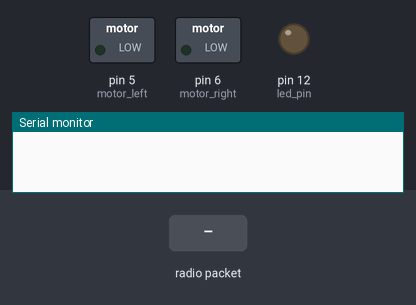
Bench run of a sketch on a simulated Arduino Uno, built with avr-gcc and run on an emulated ATmega328P. Parts: switched loads named in the sketch (green lamp = pin HIGH), output pins drawn as LEDs (lit = HIGH), the last lines printed to the serial monitor. The test bench sets the inputs (shaded band). No radio packets arrive unless stated.

Above: at 0.1 s.
At 1.8 s:
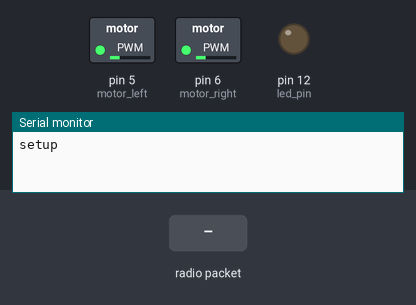
1.9 s: radio packet "1" arrives
At 4.5 s:
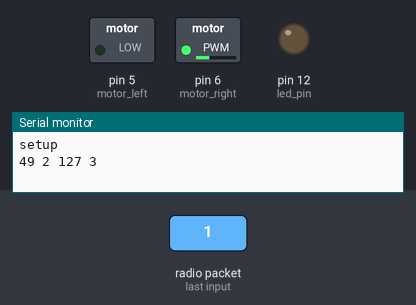
Timing chart, 0 to 12.7 s (numbered marks = the images above; inputs shaded):
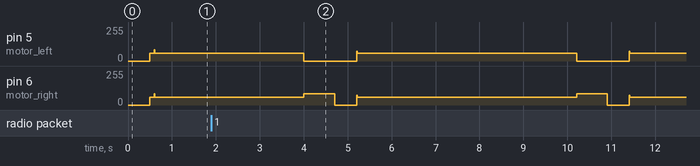

The sketch:

receiver_blue.ino
```cpp
// autonomous.pde
// Team : DPS LAB Team 1
// Programmer : Akash Mukesh Joshi
// USC ID : 4703642421
// Date : 04/2/2017
#include <VirtualWire.h>
#define CAR_ID  0 //BLUE

#define RSPEED 60
#define LSPEED 60

const int motor_left = 5;
const int motor_right = 6;
const int led_pin = 12;
//const int transmit_pin = 12;
const int receive_pin = 11;
const int transmit_en_pin = 3;
//const int LED_BULLTIN = 12;
//volatile int flag = 2;
//double counter = 0;
unsigned long u_counter = 0;

void setup() {
  //  int flag = 2;
  // put your setup code here, to run once:
  delay(500);
  Serial.begin(9600);
  Serial.println("setup");
  // initialize digital pin LED_BUILTIN as an output.
  pinMode(led_pin, OUTPUT);
  // if analog input pin 0 is unconnected, random analog
  // noise will cause the call to randomSeed() to generate
  // different seed numbers each time the sketch runs.
  // randomSeed() will then shuffle the random function.
  randomSeed(analogRead(0));

  pinMode(motor_left, OUTPUT);   // sets the pin as output
  pinMode(motor_right, OUTPUT);   // sets the pin as output
  analogWrite(motor_left, LSPEED );
  analogWrite(motor_right, RSPEED );
  delay(100);
  //  analogWrite(motor_left, 0);
  //  analogWrite(motor_right, 0);


  // Initialise the IO and ISR
  //  vw_set_tx_pin(transmit_pin);
  vw_set_rx_pin(receive_pin);
  vw_set_ptt_pin(transmit_en_pin);
  //    vw_set_ptt_inverted(true); // Required for DR3100
  vw_setup(2000);  // Bits per sec

  vw_rx_start();       // Start the receiver PLL running

  analogWrite(motor_left, LSPEED * 1.40);
  analogWrite(motor_right, RSPEED * 1.40);
  delay(10);
}

void motor_f()
{

  analogWrite(motor_left, LSPEED);
  analogWrite(motor_right, RSPEED);
  //  delay(1000);
  //  Serial.print("FORWARD");
}

//void motor_l()
//{
//  analogWrite(motor_left, 0);
//  analogWrite(motor_right, RSPEED*1.40);
//  delay(360);
//  analogWrite(motor_left, 0);
//  analogWrite(motor_right, 0);
//  delay(500);
//  analogWrite(motor_left, LSPEED * 1.20);
//  analogWrite(motor_right, RSPEED * 1.20);
//  delay(20);
//}
//
//void motor_r()
//{
//  analogWrite(motor_left, LSPEED*1.40);
//  analogWrite(motor_right, 0);
//  delay(360);
//  analogWrite(motor_left, 0);
//  analogWrite(motor_right, 0);
//  delay(500);
//  analogWrite(motor_left, LSPEED * 1.20);
//  analogWrite(motor_right, RSPEED * 1.20);
//  delay(20);
//}

void motor_u()
{
  analogWrite(motor_right, RSPEED * 1.40); //BALL:1.2
  analogWrite(motor_left, 0);
  delay(700);
  analogWrite(motor_left, 0);
  analogWrite(motor_right, 0);
  delay(500);
  analogWrite(motor_left, LSPEED * 1.20);
  analogWrite(motor_right, RSPEED * 1.20);
  delay(10);
}
//void motor_ur()
//{
//  analogWrite(motor_left, LSPEED * 1.40); //BALL:1.2
//  analogWrite(motor_right, 0);
//  delay(700);
//  analogWrite(motor_left, LSPEED * 1.20);
//  analogWrite(motor_right, RSPEED * 1.20);
//  delay(10);
//}
void loop() {

  static int flag;

  ////   put your main code here, to run repeatedly:
  uint8_t buf[VW_MAX_MESSAGE_LEN];
  uint8_t buflen = VW_MAX_MESSAGE_LEN;

  //  if (vw_wait_rx_max(4000))
  //  {
  if (vw_get_message(buf, &buflen)) // Non-blocking
  {
    Serial.print((int)buf[0]);
    Serial.print(' ');
    Serial.print((int)buf[1]);
    Serial.print(' ');
    Serial.print((int)buf[2]);
    Serial.print(' ');
    Serial.println((int)buf[3]);
    digitalWrite(led_pin, HIGH); // Flash a light to show received good message

    if ((buf[2] == 0 && buf[3] == 1) || (buf[2] == 1 && buf[3] == 0))
    {
      analogWrite(motor_left, 0);
      analogWrite(motor_right, 0);
      delay(650);
      u_counter = millis();
    }
    if (buf[0] == 1 && buf[1] == 1) {
      u_counter = millis();
      motor_u();
    }
    else {
      motor_f();
    }

    digitalWrite(led_pin, LOW);

  }
  else {
    if (millis() - u_counter > 4000)
    {
      motor_u();
      analogWrite(motor_left, LSPEED);
      analogWrite(motor_right, RSPEED);
      delay(1000);
      u_counter = millis();
    }
    motor_f();
  }
  //}
  //  else
  //  motor_u();

}
```

Measured:
- by itself, pin 5 (motor_left): alternates 60/255 for 5.0 s and 0/255 for 1.2 s
